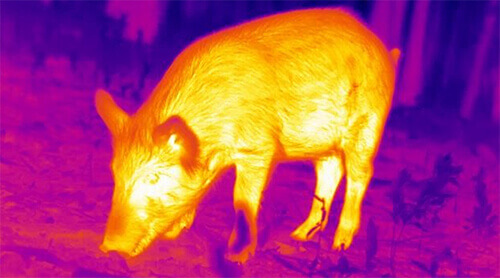
#> input picture pig_thermal.jpg, 500 x 278 px
$ jupyter execute --allow-errors thermal_imaging.ipynb   (shell and % lines are left out)
#> lines starting #> are read from the running program, lines starting #| are printed output that depends on the picture; after the words box and inside, x2 and y2 are one past the last pixel; in counts of white or black regions, pixels touching at a corner belong together
# Object Identification #
This workbook is for me to practice different methods that I could potentially use in a project for my internship. I don't have a lot of experience working with images so it was helpful to practice with the package scikit-image. I used a thermal image as I would be doing something similar in my project work.

I am trying to pick out an object from an image and exclude the background. This could be turned into an automatic script potentially.

[cell 1]
import numpy as np
import matplotlib.pyplot as plt

from scipy import ndimage as ndi
import skimage
from skimage import feature
from skimage.color import rgb2gray
#had to import this command seperately for some reason
from skimage.io import imread

[cell 2]
# Read in image
img = imread("pig_thermal.jpg")
#> img is the input picture: shape (278, 500, 3); mean R, G, B 172.5, 65.9, 109.4
#convert to greyscale
im = rgb2gray(img)
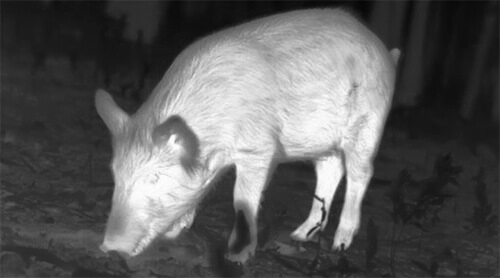
#> im: shape (278, 500) float64; min 0.0251, max 0.999, mean 0.36

## Original Image ##

[cell 3]
plt.imshow(img)
plt.axis('off')
plt.show()

### Thresholding ###
Going to using various thresholding methods. First I am going to make a histogram to see the values in the picture.

[cell 4]
# first creating a function to make a grayscale histogram for later
def create_gr_hist(image):
    # create the histogram
    histogram, bin_edges = np.histogram(image, bins=256, range=(0, 1))

    # plot histogram
    plt.figure()
    plt.title("Grayscale Histogram")
    plt.xlabel("Value")
    plt.ylabel("Pixels")
    # plot is offset so changing this
    plt.xlim([0.0, 1.0])

    plt.plot(bin_edges[0:-1], histogram)  # <- or here
    plt.show()

[cell 5]
# Using a nice function to try all of the thresholds to get a quick view
from skimage.filters import try_all_threshold
fig, ax = try_all_threshold(im, figsize=(10, 8), verbose=False)
plt.show()
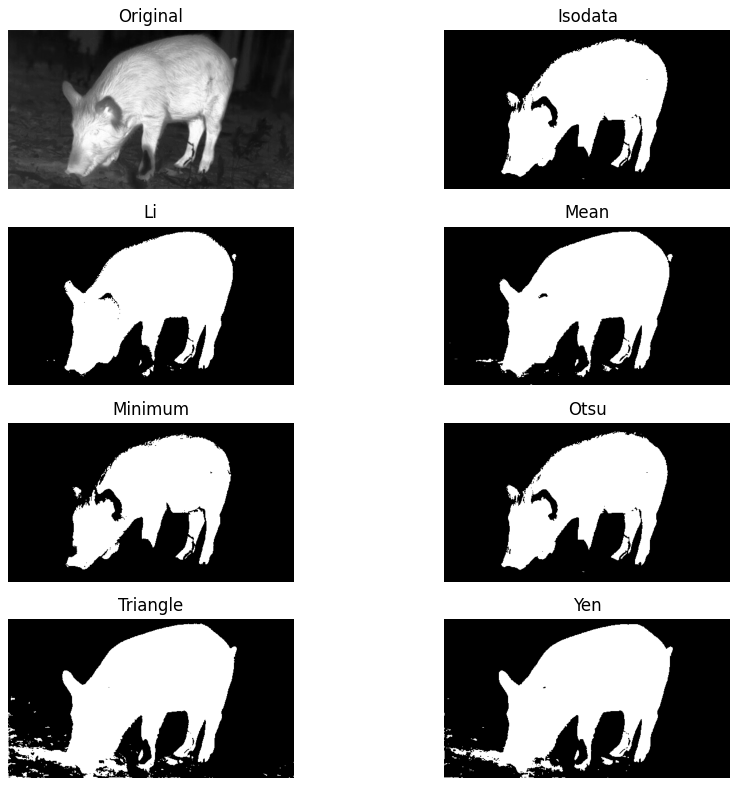
#> figure drawn by matplotlib, 8 panels

[cell 6]
# Trying the two that I think worked the best
from skimage.filters import threshold_otsu, threshold_mean

# mean threshold
thresh = threshold_mean(im)
#> thresh = 0.36
binary_mean = im > thresh
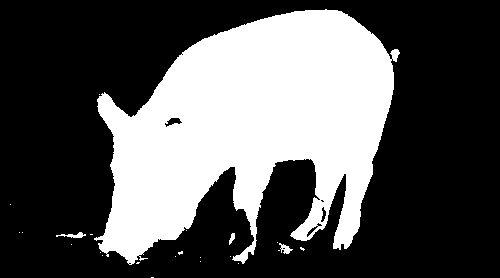
#> binary_mean: shape (278, 500) bool; 34.1% white; 24 white regions (20 under 20 px), largest, box (x1, y1, x2, y2) and area: (94, 9, 400, 265) 47085, (56, 232, 86, 238) 84, (279, 243, 293, 254) 74, (229, 233, 235, 245) 41

# otsu
thresh = threshold_otsu(im)
#> thresh = 0.48
binary_otsu = im > thresh
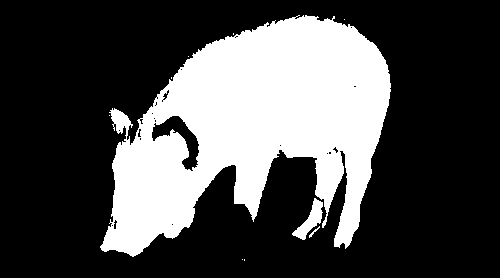
#> binary_otsu: shape (278, 500) bool; 29.5% white; 10 white regions (7 under 20 px), largest, box (x1, y1, x2, y2) and area: (100, 15, 391, 257) 40411, (292, 198, 323, 240) 493, (309, 226, 320, 238) 29

fig, axes = plt.subplots(ncols=3, figsize=(12, 6))
ax = axes.ravel()

ax[0].imshow(im)
ax[0].set_title('Original')

ax[1].imshow(binary_mean, cmap=plt.cm.gray)
ax[1].set_title('Mean thresholding')

ax[2].imshow(binary_otsu, cmap=plt.cm.gray)
ax[2].set_title('Otsu thresholding')

# Remove axis
for a in ax:
    a.axis('off')

plt.show()

### Canny Edge Detection ###
This requires blurring the image and attempting to find the edges, then fill it to get the object.

#> (a cell that did not finish here is left out)

#> (a cell that did not finish here is left out)

### Watershed Segmentation ###
Removing Background and then marking picture for flooding.

[cell 9]
im = rgb2gray(img)
create_gr_hist(im)
#> in create_gr_hist, `histogram, bin_edges = np.histogram(image, bins=256, range=(0, 1))`: histogram = 256 values, max 3847 at index 46, min 0 at index 0, mean 543; bin_edges = 257 values from 0 to 1
#> in create_gr_hist, `plt.show()`:
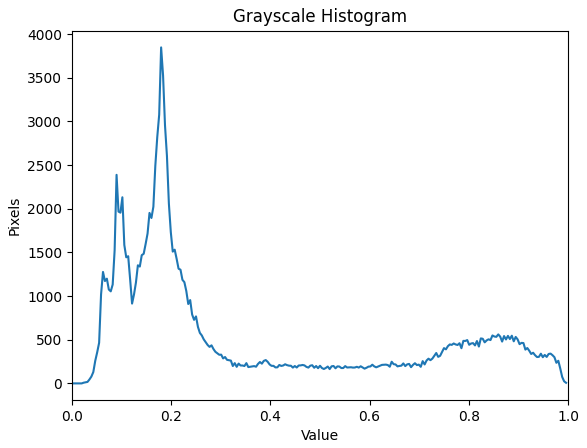
#> figure drawn by matplotlib, 1 panel; curve peaks at x = 0.18, y = 3847

[cell 10]
#Setting markers based off the histogram
markers = np.zeros_like(im)
markers[im < 0.10] = 1
markers[im > 0.4] = 2

from skimage.filters import sobel
elevation_map = sobel(im)
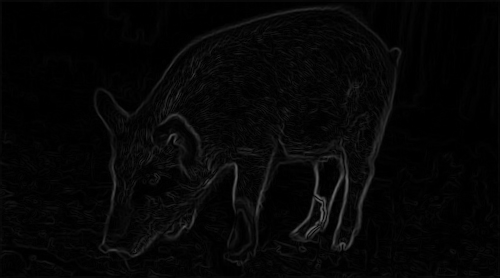
#> elevation_map: shape (278, 500) float64; min 0, max 0.424, mean 0.0246
plt.imshow(elevation_map, cmap=plt.cm.gray)
plt.suptitle('Elevation Map', fontsize=16, y=0.90)
plt.axis('off')
plt.show()
